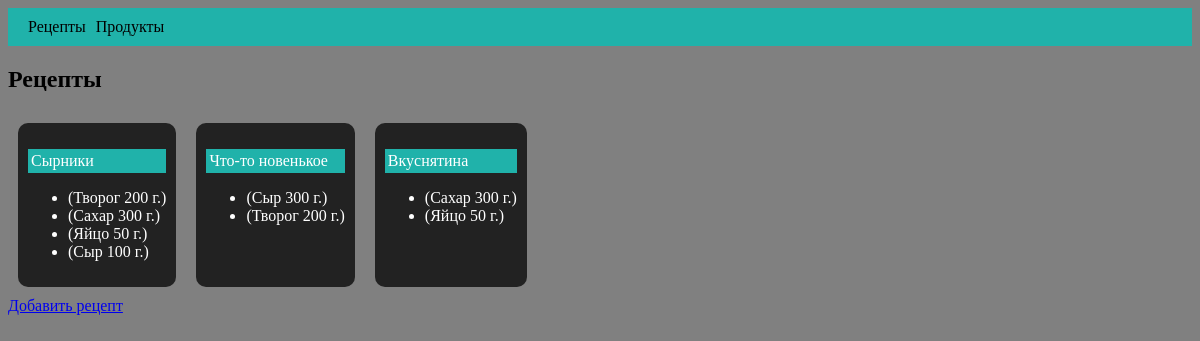
The page / on the database its author committed.
### recipe_food/models.py (models this page shows, shortened)
class RecipeDish(models.Model):
    name = models.CharField(max_length=100)
    date_created = models.DateTimeField(auto_now_add=True)
    mass_product_id = models.ManyToManyField(MassProduct)

class MassProduct(models.Model):
    mass_product = models.IntegerField()
    product_id = models.ForeignKey(Product, on_delete=models.CASCADE)

class Product(models.Model):
    name = models.CharField(max_length=100)
    count_cooked = models.IntegerField(default=0)
    date_created = models.DateTimeField(auto_now_add=True)
    def __str__(self):
        return self.name

### recipe_food/views.py (the view)
# urls.py: path('', views.RecipeDishView.as_view(), name='recipe-list'),
class RecipeDishView(ListView):
    queryset = models.RecipeDish.objects.all()
    template_name = 'recipe_dish.html'
    context_object_name = 'recipe_list'

### recipe_food/templates/recipe_dish.html (shortened to what this page needs)
{% extends 'base/base.html' %}
{% block content %}
    <h2>Рецепты</h2>
    <div class="containerRecipe">
        {% for i in recipe_list %}
            <div class="recipe">
                <p class="titleRecipe">{{ i.name }}</p>
                <ul>
                    {% for x in i.mass_product_id.all %}
                        <li>({{ x.product_id }} {{ x.mass_product }} г.)</li>
                    {% endfor %}
                </ul>
            </div>
        {% endfor %}
    </div>
    <a href="{% url 'form-recipe' %}">Добавить рецепт</a>
{% endblock %}

### recipe_food/templates/base/base.html (shortened to what this page needs)
{% load static %}
{% load static %}
<!DOCTYPE html>
<html lang="en">
<head>
    <link rel="stylesheet" href="{% static 'css/style.css' %}">
    <link rel="stylesheet" href="{% static 'css/product.css' %}">
    <link rel="stylesheet" href="{% static 'css/recipe.css' %}">
    <link rel="stylesheet" href="{% static 'css/form.css' %}">
</head>
<body>
{% include 'nav/nav.html' %}
{% block content %}{% endblock %}
</body>
</html>

### recipe_food/templates/nav/nav.html
 <nav>
    <div class="containerLink">
        <a href="{% url 'recipe-list'%}">Рецепты</a>
        <a href="{% url 'product-list'%}">Продукты</a>
    </div>
  </nav>

### static/css/style.css (style rules this page uses)
body { background-color: grey; }
nav { display: flex; justify-content: space-between; padding: 10px; background-color: #20B2AA; }
.brand a, .containerLink a { text-decoration: none; color: #000000; }
.containerLink a { margin-left: 10px; }
.containerLink { display: flex; }

### static/css/recipe.css (style rules this page uses)
.containerRecipe { display: flex; flex-wrap: wrap; }
.recipe { background-color: #222; color: #fff; border-radius: 10px; padding: 10px; margin: 10px; }
.titleRecipe { background-color: #20B2AA; padding: 3px; }

### rows shown on the page
RecipeDish: name "Сырники"
MassProduct: product_id "Творог", mass_product "200"
MassProduct: product_id "Сахар", mass_product "300"
MassProduct: product_id "Яйцо", mass_product "50"
MassProduct: product_id "Сыр", mass_product "100"
RecipeDish: name "Что-то новенькое"
MassProduct: product_id "Сыр", mass_product "300"
RecipeDish: name "Вкуснятина"
